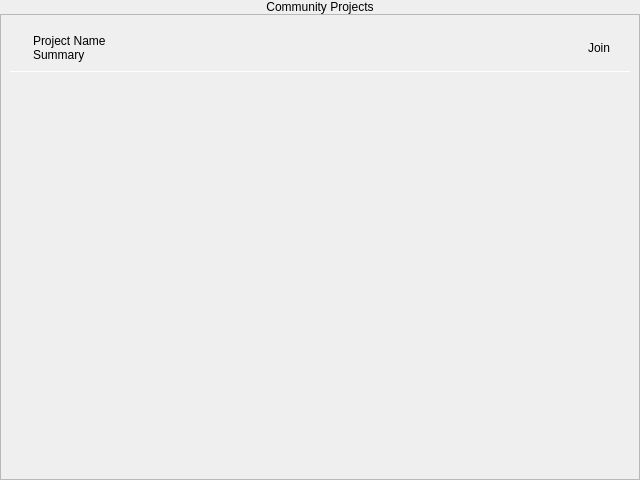
<?xml version="1.0" encoding="UTF-8"?>
<ui version="4.0">
 <class>CommunityProjectsWidget</class>
 <widget class="QWidget" name="CommunityProjectsWidget">
  <property name="geometry">
   <rect>
    <x>0</x>
    <y>0</y>
    <width>640</width>
    <height>480</height>
   </rect>
  </property>
  <property name="windowTitle">
   <string>Form</string>
  </property>
  <layout class="QVBoxLayout" name="verticalLayout">
   <property name="spacing">
    <number>0</number>
   </property>
   <property name="leftMargin">
    <number>0</number>
   </property>
   <property name="topMargin">
    <number>0</number>
   </property>
   <property name="rightMargin">
    <number>0</number>
   </property>
   <property name="bottomMargin">
    <number>0</number>
   </property>
   <item>
    <widget class="QLabel" name="label_4">
     <property name="text">
      <string>Community Projects</string>
     </property>
     <property name="alignment">
      <set>Qt::AlignCenter</set>
     </property>
    </widget>
   </item>
   <item>
    <widget class="QScrollArea" name="scrollArea">
     <property name="widgetResizable">
      <bool>true</bool>
     </property>
     <widget class="QWidget" name="scrollAreaWidgetContents_2">
      <property name="geometry">
       <rect>
        <x>0</x>
        <y>0</y>
        <width>638</width>
        <height>462</height>
       </rect>
      </property>
      <layout class="QVBoxLayout" name="verticalLayout_16">
       <item>
        <widget class="QWidget" name="horizontalWidget_2" native="true">
         <property name="styleSheet">
          <string notr="true">QWidget {
border-bottom: 1px solid white;
}

QPushButton {
border:none;
}</string>
         </property>
         <layout class="QHBoxLayout" name="horizontalLayout_10">
          <property name="leftMargin">
           <number>10</number>
          </property>
          <property name="topMargin">
           <number>10</number>
          </property>
          <property name="rightMargin">
           <number>20</number>
          </property>
          <property name="bottomMargin">
           <number>10</number>
          </property>
          <item>
           <widget class="QLabel" name="label_8">
            <property name="minimumSize">
             <size>
              <width>0</width>
              <height>0</height>
             </size>
            </property>
            <property name="maximumSize">
             <size>
              <width>75</width>
              <height>75</height>
             </size>
            </property>
            <property name="baseSize">
             <size>
              <width>0</width>
              <height>0</height>
             </size>
            </property>
            <property name="styleSheet">
             <string notr="true">QLabel {
border:none;
border-radius: 10px;

}</string>
            </property>
            <property name="text">
             <string/>
            </property>
            <property name="pixmap">
             <pixmap resource="../Resource.qrc">:/rec/Resource/IMG_BugTrackerLogo.png</pixmap>
            </property>
            <property name="scaledContents">
             <bool>true</bool>
            </property>
            <property name="alignment">
             <set>Qt::AlignLeading|Qt::AlignLeft|Qt::AlignVCenter</set>
            </property>
            <property name="margin">
             <number>10</number>
            </property>
           </widget>
          </item>
          <item>
           <widget class="QWidget" name="verticalWidget_3" native="true">
            <property name="styleSheet">
             <string notr="true">QWidget {
border:none;
}

QLabel {
Background:none;
}</string>
            </property>
            <layout class="QVBoxLayout" name="verticalLayout_18">
             <property name="spacing">
              <number>0</number>
             </property>
             <property name="leftMargin">
              <number>0</number>
             </property>
             <property name="topMargin">
              <number>0</number>
             </property>
             <property name="rightMargin">
              <number>0</number>
             </property>
             <property name="bottomMargin">
              <number>0</number>
             </property>
             <item>
              <widget class="QLabel" name="label_9">
               <property name="text">
                <string>Project Name</string>
               </property>
              </widget>
             </item>
             <item>
              <widget class="QLabel" name="label_10">
               <property name="text">
                <string>Summary</string>
               </property>
              </widget>
             </item>
            </layout>
           </widget>
          </item>
          <item>
           <spacer name="horizontalSpacer_10">
            <property name="orientation">
             <enum>Qt::Horizontal</enum>
            </property>
            <property name="sizeHint" stdset="0">
             <size>
              <width>40</width>
              <height>20</height>
             </size>
            </property>
           </spacer>
          </item>
          <item>
           <widget class="QPushButton" name="pb_Join_2">
            <property name="styleSheet">
             <string notr="true">QPushButton:hover {
	background-color: rgb(4, 177, 217);
}</string>
            </property>
            <property name="text">
             <string>Join</string>
            </property>
           </widget>
          </item>
         </layout>
        </widget>
       </item>
       <item>
        <spacer name="verticalSpacer_11">
         <property name="orientation">
          <enum>Qt::Vertical</enum>
         </property>
         <property name="sizeHint" stdset="0">
          <size>
           <width>20</width>
           <height>40</height>
          </size>
         </property>
        </spacer>
       </item>
      </layout>
     </widget>
    </widget>
   </item>
  </layout>
 </widget>
 <resources>
  <include location="../Resource.qrc"/>
 </resources>
 <connections/>
</ui>
